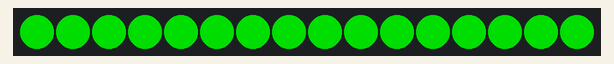
Simulated run of this sketch. Board: ATtiny85, built with avr-gcc and run on an emulated ATtiny85. Shown: 16 RGB LEDs in strip order, left to right. Dim RGB values are drawn brighter than linear.

Above: at 0.12 s.
At 0.56 s:
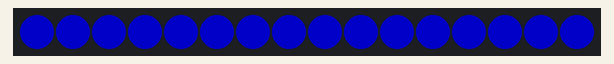

The sketch:

LED_Anillo_RGB.ino
```cpp
#include <Arduino.h>
#include <Adafruit_NeoPixel.h>
#ifdef __AVR__
 #include <avr/power.h>
#endif

#define PIN        25


#define NUMPIXELS 16


Adafruit_NeoPixel pixels(NUMPIXELS, PIN, NEO_GRB + NEO_KHZ800);

void setup() {
#if defined(__AVR_ATtiny85__) && (F_CPU == 16000000)
  clock_prescale_set(clock_div_1);
#endif
  pixels.begin();
}

void loop() {
  pixels.clear();

  for(int i=0; i<NUMPIXELS; i++) {

    pixels.setPixelColor(i, pixels.Color(0, 150, 0));

    pixels.show();


  }
  delay(200);
  pixels.clear();

  for(int i=0; i<NUMPIXELS; i++) {

    pixels.setPixelColor(i, pixels.Color(100, 0, 0));

    pixels.show();

  }
  delay(200);
  pixels.clear();

  for(int i=0; i<NUMPIXELS; i++) {

    pixels.setPixelColor(i, pixels.Color(0, 0, 100));

    pixels.show();


  }

  delay(200);


}
```

Measured:
- by itself, everything shown: repeats every 0.66 s, in 3 steps
